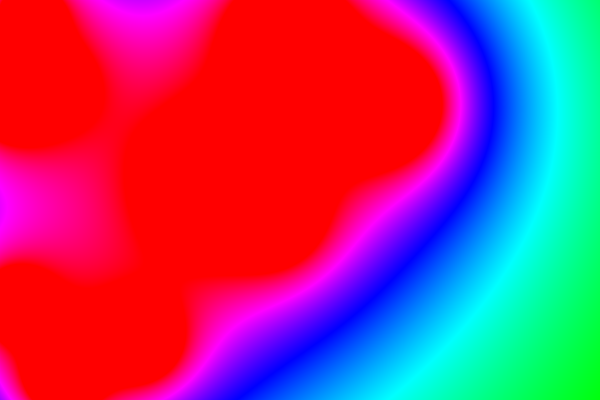
Frame 1 (no input)
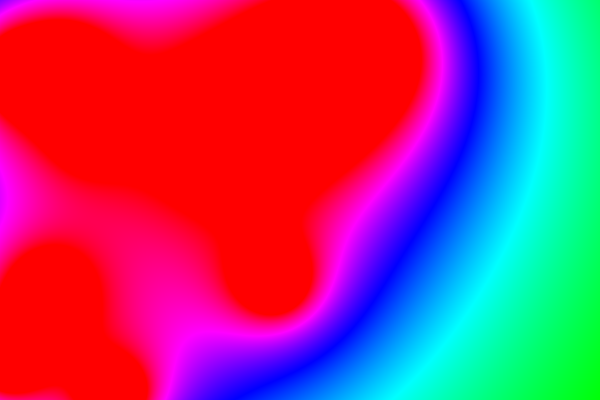
Frame 60 (the mouse pressed at the canvas centre just before this capture)
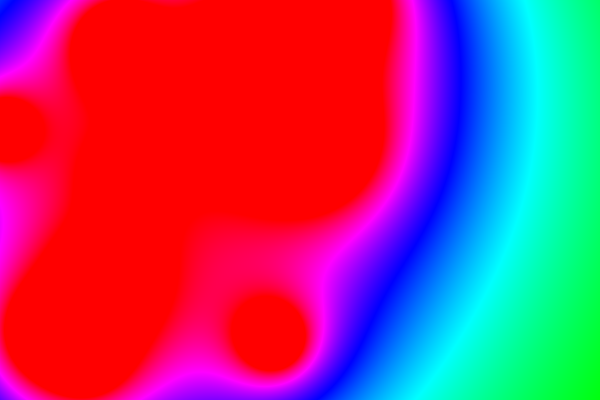
Frame 120 (the mouse held since frame 60 and released just before this capture)

The Processing sketch that drew these frames (run headless with seeded random() and noise(); from frame 60 on, the mouse is pressed at the canvas centre):

// Processing sketch: metaballs
// ── metaballs.pde
Blob[] blobs;

void setup() {
  size(600, 400);
  blobs = new Blob[10];
  for (int i = 0; i < blobs.length; i++) {
    blobs[i] = new Blob(random(0, width), random(0, height));
  }
}

void draw() {
  colorMode(HSB);
  loadPixels();
  for (int x = 0; x < width; x++) {
    for (int y = 0; y < height; y++) {
      float sum = 0;
      for (Blob b : blobs) {
        float d = 150 * b.r / dist(x, y, b.pos.x, b.pos.y);
        sum += d;
      }
      pixels[y * width + x] = color(constrain(sum, 0, 255), 255, 255);
    }
  }
  updatePixels();
  for (Blob b : blobs) {
    b.update();
    //b.show();
  }
}

// ── blob.pde
class Blob {

  PVector pos;
  float r;
  PVector vel;
  float acc;

  Blob (float x, float y) {
    pos = new PVector(x, y);
    r = random(10, 50);
    vel = PVector.random2D();
  }

  void update() {

    pos.add(vel);
    if (pos.x < 0 || pos.x > width) {
      vel.x *= -1;
    }
    if (pos.y < 0 || pos.y > height) {
      vel.y *= -1;
    }
  }

  void show() {
    noFill();
    stroke(0);
    strokeWeight(4);
    ellipse(pos.x, pos.y, r*2, r*2);
  }
}
